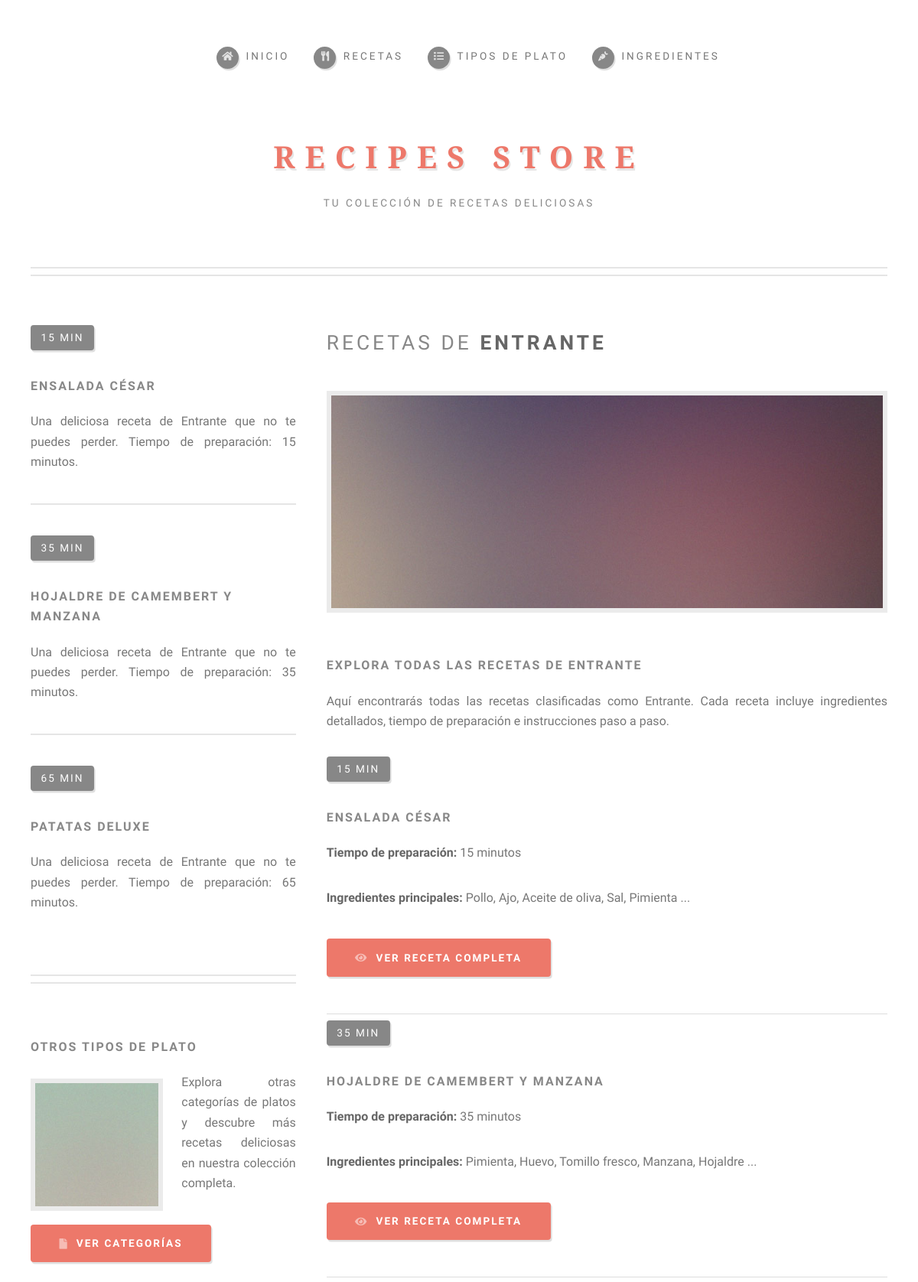
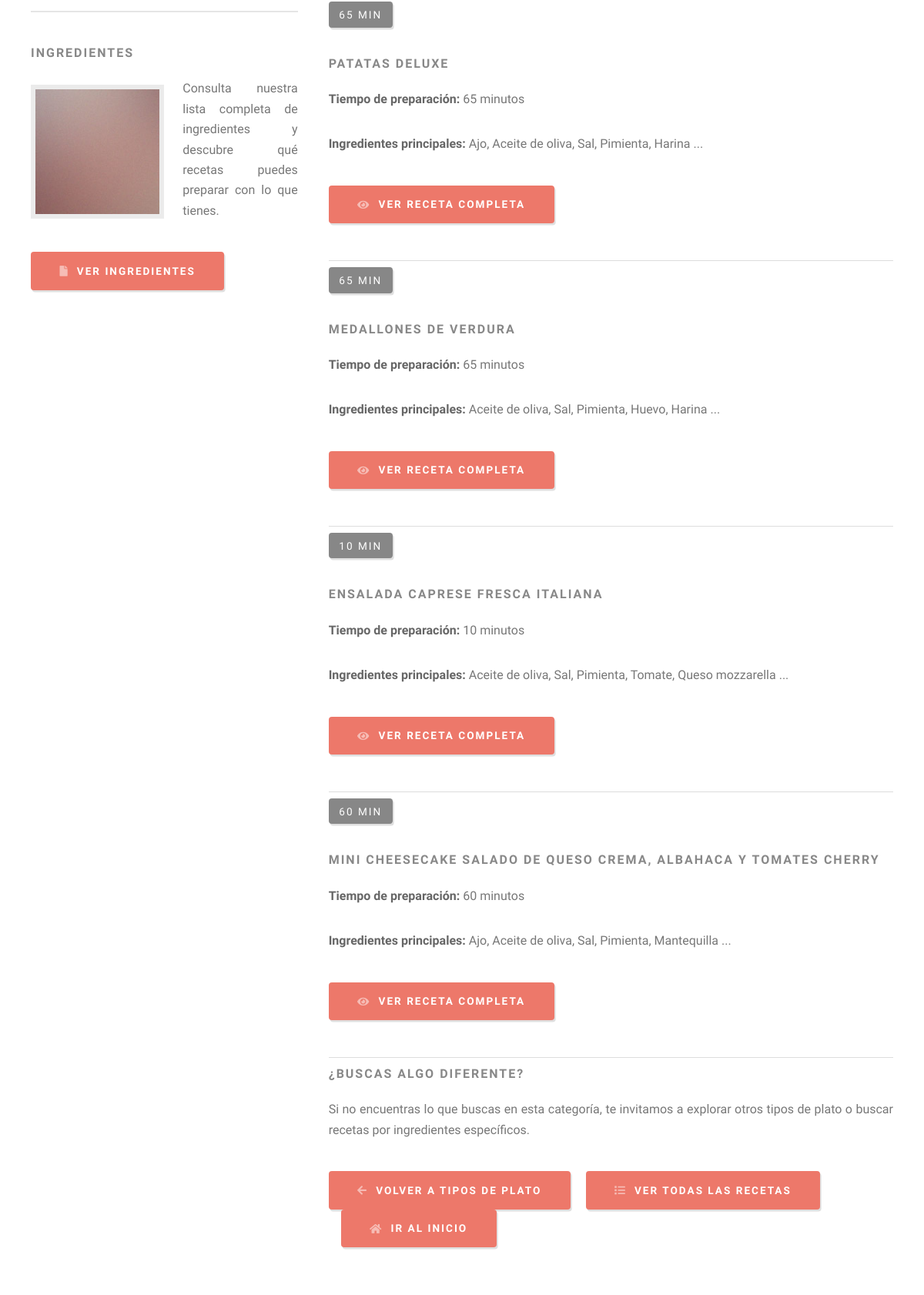
Screenshot of /tipos_plato/1/ (upper part) with the database file from the repository (2 pictures, top to bottom).
### appRecipesStore/models.py (models this page shows, shortened)
class Receta(models.Model):
    nombre = models.CharField(max_length=200)
    tipo_plato = models.ForeignKey(TipoPlato, on_delete=models.CASCADE, related_name='recetas')
    ingredientes = models.ManyToManyField(Ingrediente, related_name='recetas')
    tiempo_preparacion = models.IntegerField(help_text="Tiempo en minutos")
    instrucciones = models.TextField()

class TipoPlato(models.Model):
    nombre = models.CharField(max_length=100, unique=True)

class Ingrediente(models.Model):
    nombre = models.CharField(max_length=100, unique=True)

### appRecipesStore/views.py (the view)
# urls.py: path('tipos_plato/<int:pk>/', views.detalle_tipo_plato, name='detalle_tipo_plato'),
def detalle_tipo_plato(request, pk):
    tipo = get_object_or_404(TipoPlato, pk=pk)
    return render(request, 'appRecipesStore/detalle_tipo_plato.html', {'tipo': tipo})

### appRecipesStore/templates/appRecipesStore/detalle_tipo_plato.html (shortened to what this page needs)
{% extends 'appRecipesStore/base.html' %}
{% load static %}
{% block body_class %}left-sidebar{% endblock %}
{% block content %}
<section id="main">
    <div class="container">
        <div class="row">
            <div id="sidebar" class="col-4 col-12-medium">
                <section>
                    <ul class="divided">
                        {% for receta in tipo.recetas.all|slice:":3" %}
                        <li>
                            <article class="box excerpt">
                                <header>
                                    <span class="date">{{ receta.tiempo_preparacion }} min</span>
                                    <h3><a href="{% url 'detalle_receta' receta.pk %}">{{ receta.nombre }}</a></h3>
                                </header>
                                <p>Una deliciosa receta de {{ tipo.nombre }} que no te puedes perder. Tiempo de preparación: {{ receta.tiempo_preparacion }} minutos.</p>
                            </article>
                        </li>
                        {% endfor %}
                    </ul>
                </section>
                <section>
                    <ul class="divided">
                        <li>
                            <article class="box highlight">
                                <header>
                                    <h3><a href="{% url 'lista_tipos_plato' %}">Otros Tipos de Plato</a></h3>
                                </header>
                                <a href="{% url 'lista_tipos_plato' %}" class="image left"><img src="{% static 'appRecipesStore/images/pic06.jpg' %}" alt="" /></a>
                                <p>Explora otras categorías de platos y descubre más recetas deliciosas en nuestra colección completa.</p>
                                <ul class="actions">
                                    <li><a href="{% url 'lista_tipos_plato' %}" class="button icon solid fa-file">Ver Categorías</a></li>
                                </ul>
                            </article>
                        </li>
                        <li>
                            <article class="box highlight">
                                <header>
                                    <h3><a href="{% url 'lista_ingredientes' %}">Ingredientes</a></h3>
                                </header>
                                <a href="{% url 'lista_ingredientes' %}" class="image left"><img src="{% static 'appRecipesStore/images/pic07.jpg' %}" alt="" /></a>
                                <p>Consulta nuestra lista completa de ingredientes y descubre qué recetas puedes preparar con lo que tienes.</p>
                                <ul class="actions">
                                    <li><a href="{% url 'lista_ingredientes' %}" class="button icon solid fa-file">Ver Ingredientes</a></li>
                                </ul>
                            </article>
                        </li>
                    </ul>
                </section>
            </div>
            <div id="content" class="col-8 col-12-medium imp-medium">
                <article class="box post">
                    <header>
                        <h2>Recetas de <strong>{{ tipo.nombre }}</strong></h2>
                    </header>
                    <span class="image featured"><img src="{% static 'appRecipesStore/images/pic04.jpg' %}" alt="" /></span>
                    <h3>Explora todas las recetas de {{ tipo.nombre }}</h3>
                    <p>Aquí encontrarás todas las recetas clasificadas como {{ tipo.nombre }}.
                    Cada receta incluye ingredientes detallados, tiempo de preparación e instrucciones paso a paso.</p>
                    {% if tipo.recetas.all %}
                        {% for receta in tipo.recetas.all %}
                        <article class="box excerpt">
                            <header>
                                <span class="date">{{ receta.tiempo_preparacion }} min</span>
                                <h3><a href="{% url 'detalle_receta' receta.pk %}">{{ receta.nombre }}</a></h3>
                            </header>
                            <p><strong>Tiempo de preparación:</strong> {{ receta.tiempo_preparacion }} minutos</p>
                            <p><strong>Ingredientes principales:</strong>
                                {% for ing in receta.ingredientes.all|slice:":5" %}
                                    {{ ing.nombre }}{% if not forloop.last %}, {% endif %}
                                {% endfor %}
                                {% if receta.ingredientes.count > 5 %}...{% endif %}
                            </p>
                            <ul class="actions">
                                <li><a href="{% url 'detalle_receta' receta.pk %}" class="button icon solid fa-eye">Ver Receta Completa</a></li>
                            </ul>
                        </article>
                        <hr />
                        {% endfor %}
                    {% else %}
                        <p>No hay recetas registradas para este tipo de plato en este momento.
                        ¡Pronto añadiremos nuevas recetas de {{ tipo.nombre }}!</p>
                    {% endif %}
                    <h3>¿Buscas algo diferente?</h3>
                    <p>Si no encuentras lo que buscas en esta categoría, te invitamos a explorar otros tipos de plato
                    o buscar recetas por ingredientes específicos.</p>
                    <ul class="actions">
                        <li><a href="{% url 'lista_tipos_plato' %}" class="button icon solid fa-arrow-left">Volver a Tipos de Plato</a></li>
                        <li><a href="{% url 'lista_recetas' %}" class="button icon solid fa-list">Ver Todas las Recetas</a></li>
                        <li><a href="{% url 'home' %}" class="button icon solid fa-home">Ir al Inicio</a></li>
                    </ul>
                </article>
            </div>
        </div>
    </div>
</section>
{% endblock %}

### rows the page displays
Receta: tiempo_preparacion "15", nombre "ENSALADA CÉSAR"
TipoPlato: nombre "Entrante", nombre "ENTRANTE"
Receta: tiempo_preparacion "35", nombre "HOJALDRE DE CAMEMBERT Y MANZANA"
Receta: tiempo_preparacion "65", nombre "PATATAS DELUXE"
Ingrediente: nombre "Pollo"
Ingrediente: nombre "Ajo"
Ingrediente: nombre "Aceite de oliva"
Ingrediente: nombre "Sal"
Ingrediente: nombre "Pimienta"
Ingrediente: nombre "Huevo"
Ingrediente: nombre "Tomillo fresco"
Ingrediente: nombre "Manzana"
Ingrediente: nombre "Hojaldre"
Ingrediente: nombre "Harina"
Receta: tiempo_preparacion "65", nombre "MEDALLONES DE VERDURA"
Receta: tiempo_preparacion "10", nombre "ENSALADA CAPRESE FRESCA ITALIANA"
Ingrediente: nombre "Tomate"
Ingrediente: nombre "Queso mozzarella"
Receta: tiempo_preparacion "60", nombre "MINI CHEESECAKE SALADO DE QUESO CREMA, ALBAHACA Y TOMATES CHERRY"
Ingrediente: nombre "Mantequilla"
